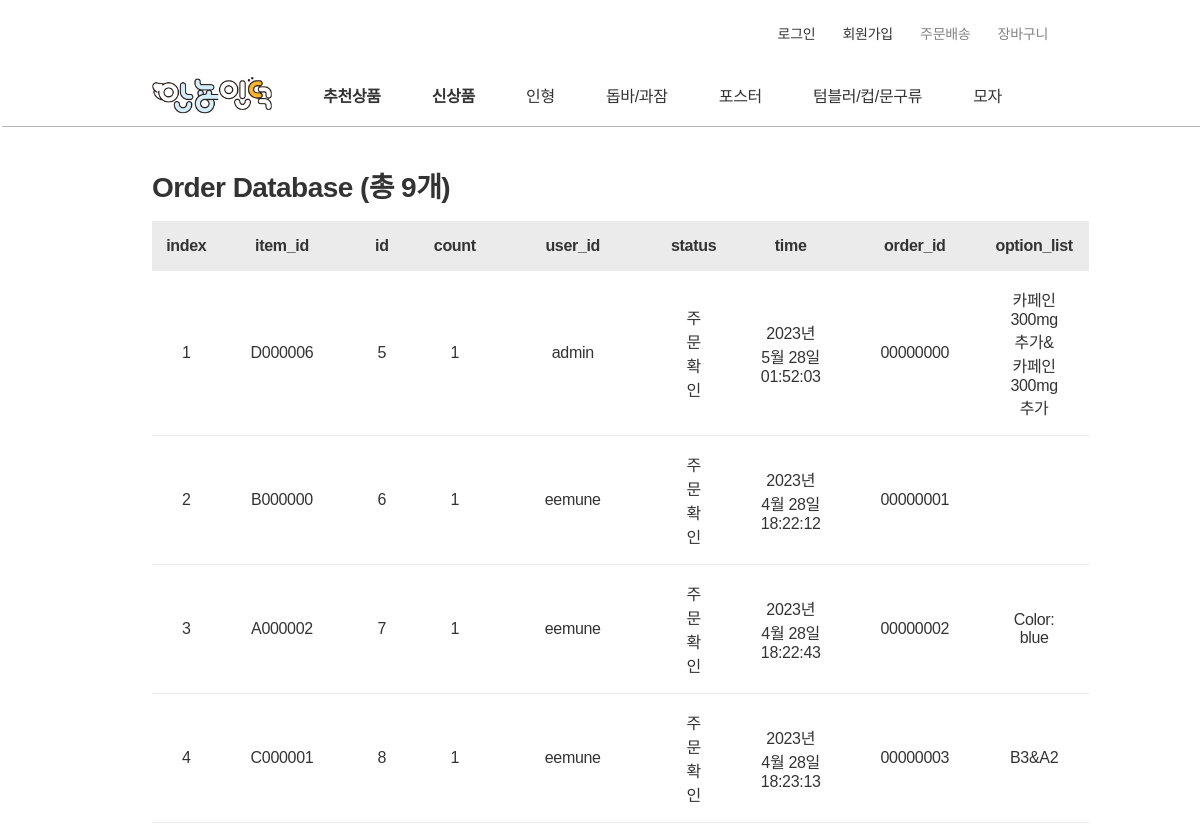
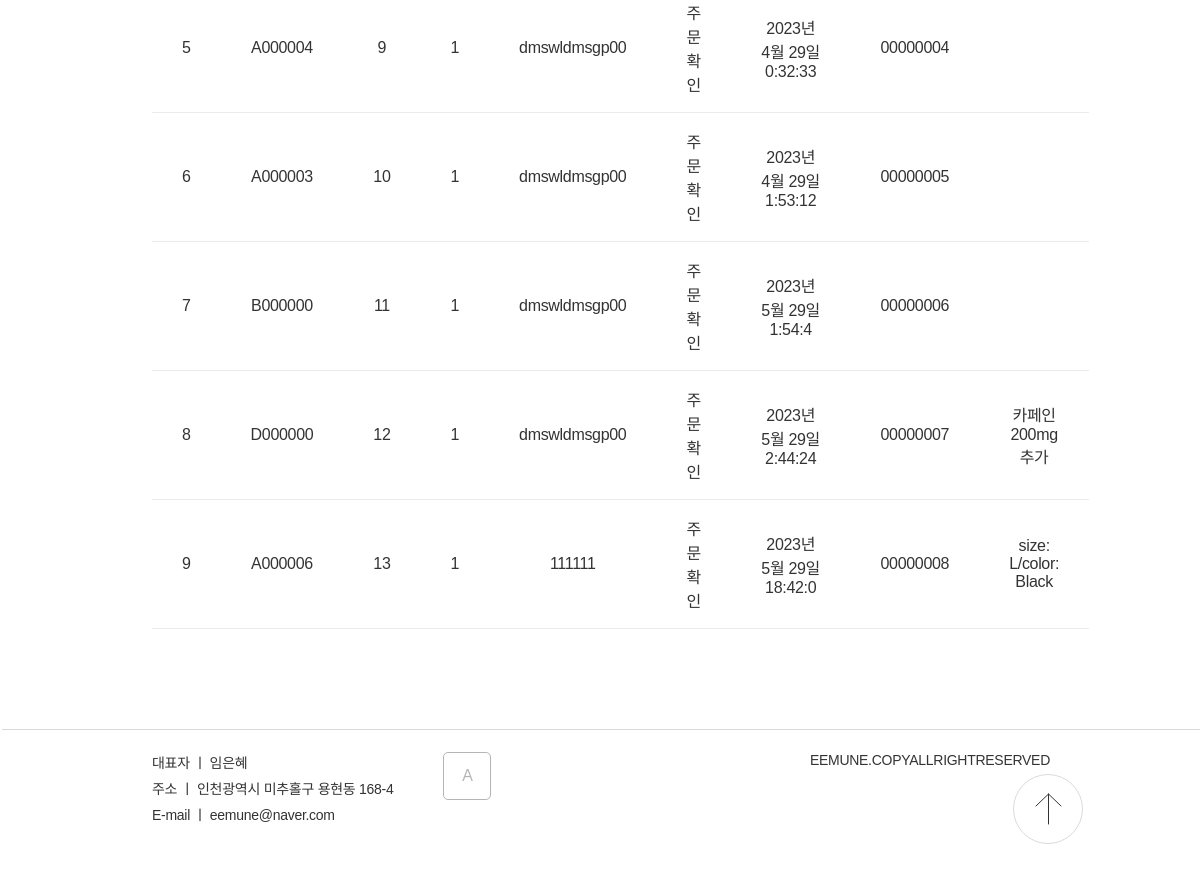
Before: /admin_sold_list with the older database file (2 pictures, top to bottom).
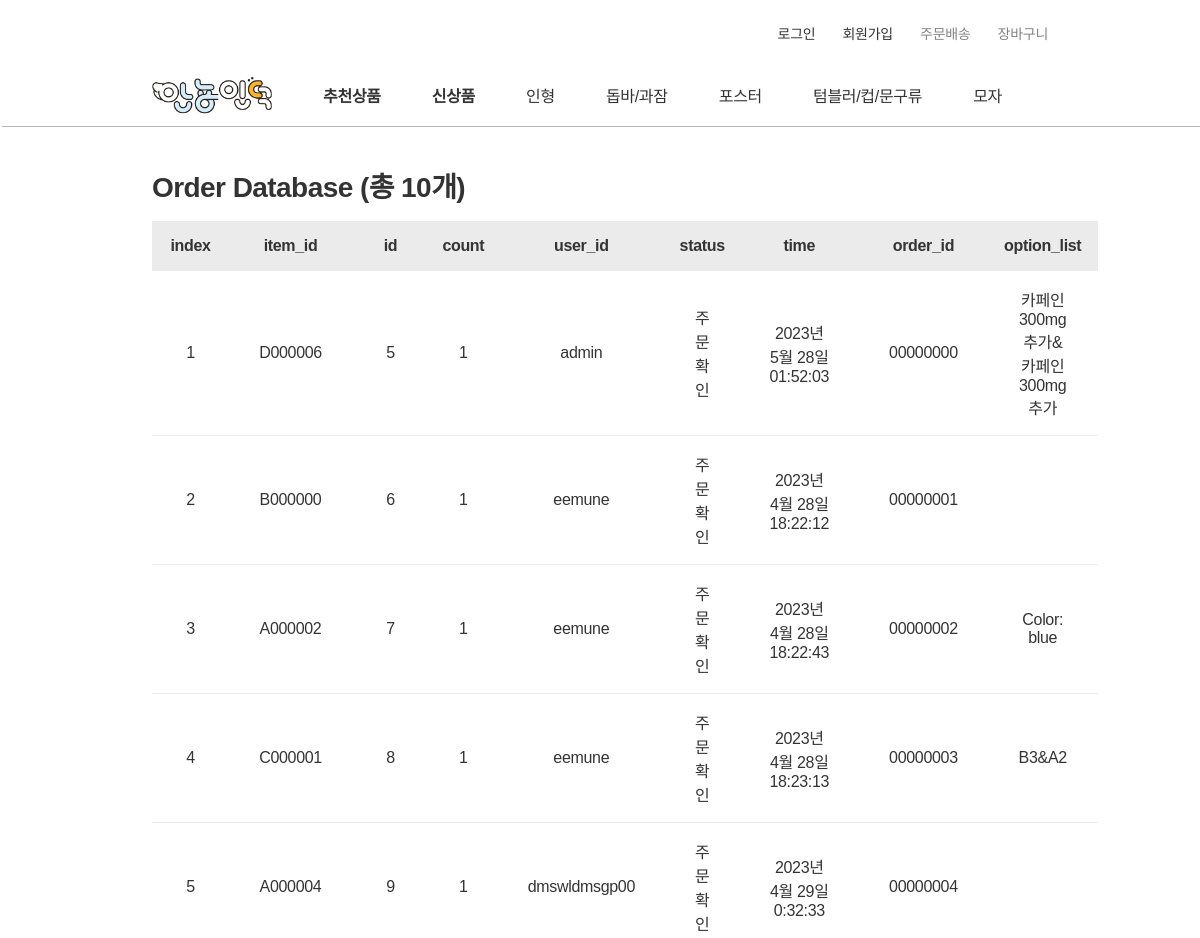
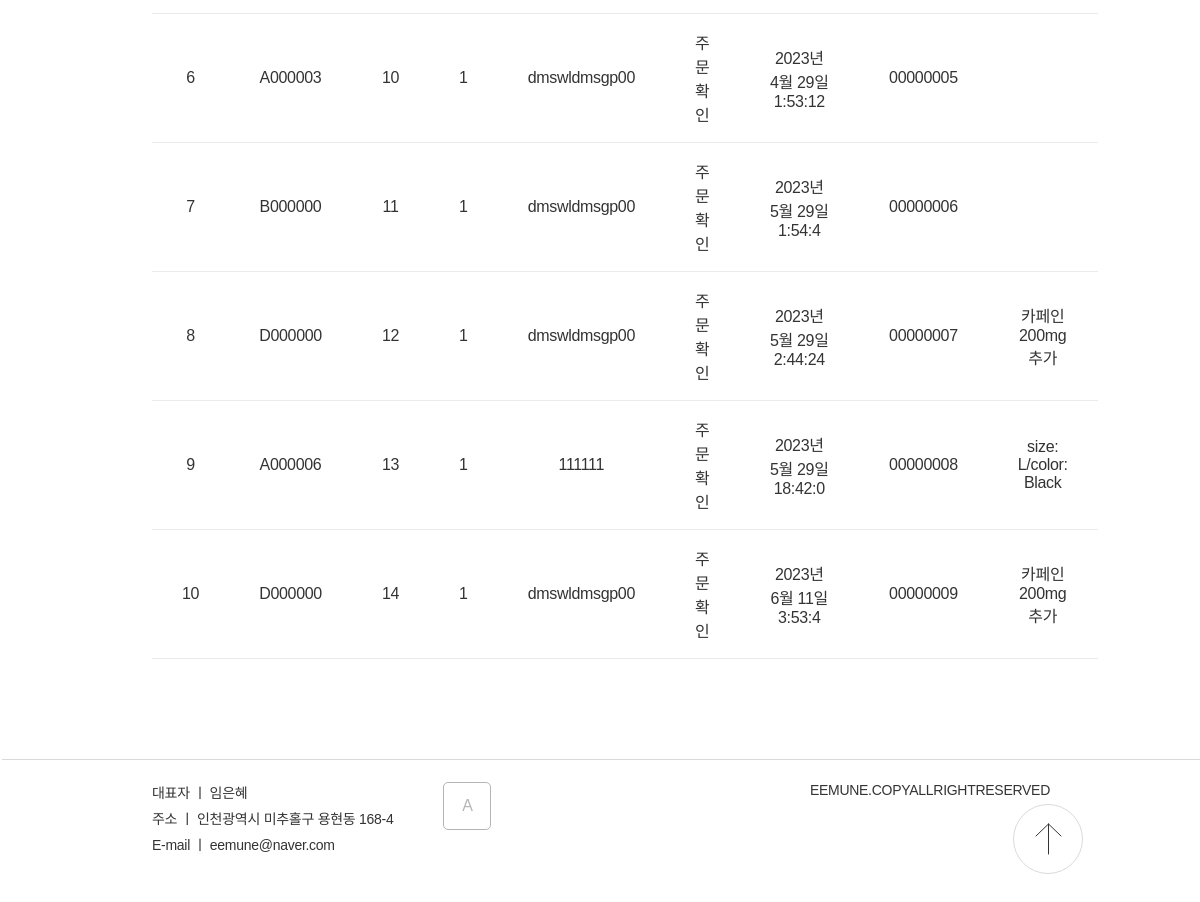
After: the same page with the newer database file (2 pictures, top to bottom).
### data_models.py (models this page shows)
class Order(db.Model):
    __tablename__="Order"
    id=Column(db.Integer, primary_key=True)
    order_id=Column(String(8))
    status=Column(String)
    item_id=Column(String(7))
    time=Column(String)
    count=Column(Integer)
    option_list=Column(String)
    user_id=Column(String)

### server.py (the view)
@app.route('/admin_sold_list')
def sold_list():
    return render_template("admin_sold_list.html", item=db.session.query(Order).all())

### templates/admin_sold_list.html (shortened to what this page needs)
<!DOCTYPE html>
<html lang="ko">
<head>
    <link href="../static/CSS/nav.css" rel="stylesheet">
    <link href="../static/CSS/stylesheet.css" rel="stylesheet">
    <link href="../static/CSS/show_db.css" rel="stylesheet">
</head>
<nav>
    <div id="comp_header">
        <div id="component_top-list">
            <ul>
                {% if session['user_id']%}
                <li><a class="size_14"href="./wishlist">{{session['user_id']}}님 안녕하세요!</a></li>
                <li><a class="size_14"href="./logout">로그아웃</a></li>
                {% else %}
                <li><a class="size_14"href="./signin">로그인</a></li>
                <li><a class="size_14"href="./signup">회원가입</a></li>
                {% endif %}
                <li><a class="size_14 color_B5B5B5"href="error">주문배송</a></li>
                <li><a class="size_14 color_B5B5B5"href="wishlist">장바구니</a></li>
            </ul>
        </div>
        <div id="component_navigator">
            <ul>
                <img id="LOGO" onclick="location.href='/'" src="../static/img/icon/안뇽인덕.png"/>
                <li><a style="font-weight: 700;" href="./category_item?category=추천상품">추천상품</a></li>
                <li><a style="font-weight: 700;" href=".//category_item?category=신상품">신상품</a></li>
                <li><a href="./category_item?category=A">인형</a></li>
                <li><a href="./category_item?category=B">돕바/과잠</a></li>
                <li><a href="./category_item?category=C">포스터</a></li>
                <li><a href="./category_item?category=D">텀블러/컵/문구류</a></li>
                <li><a href="./category_item?category=E">모자</a></li>
            </ul>
        </div>
        </div>
</nav>
<body>
    <p class="section_title weight_700">{{item[0].__table__.name}} Database (총 {{item|length}}개)</p>
    <table class="show_db">
        <tr class="table_header">
            <td class="weight_700">index</td>
            {%for key in item[0].__dict__%}
                {%if loop.index!=1%}
                    <td class="weight_700">{{key}}</td>
                {%endif%}
            {%endfor%}
        </tr>
        {%for  obj in item%}
            <tr  class="table_body">
                <td>{{loop.index}}</td>
                {%for key in obj.__dict__%}
                    {%if loop.index!=1%}
                        <td>{{obj.__dict__[key]}}</td>
                    {%endif%}
                {%endfor%}
            </tr>
        {%endfor%}
    </table>
</body>
<footer>
    <div class="introduction">
        <p class="size_14">대표자 ㅣ 임은혜</p>
        <p class="size_14">주소 ㅣ 인천광역시 미추홀구 용현동 168-4</p>
        <p class="size_14">E-mail ㅣ eemune@naver.com</p>
    </div>
    <button onclick="location.href='/adminpage'">A</button>
    <div class="copyright">
        <p class="color_838383 size_14">EEMUNE.COPYALLRIGHTRESERVED</p>
    </div>
    <img id="gogo_top" src="../static/img/icon/icon_top.svg" onclick="location.href='#'"/>
</footer>
</html>

Changed rows visible on the page:
added Order: item "D000000" "14" "1" "dmswldmsgp00" "주문 확인" "2023년 6월 11일 3:53:4" "00000009" "카페인 200mg 추가"
Other visible differences:
{{ item|length }}: "9" → "10"
